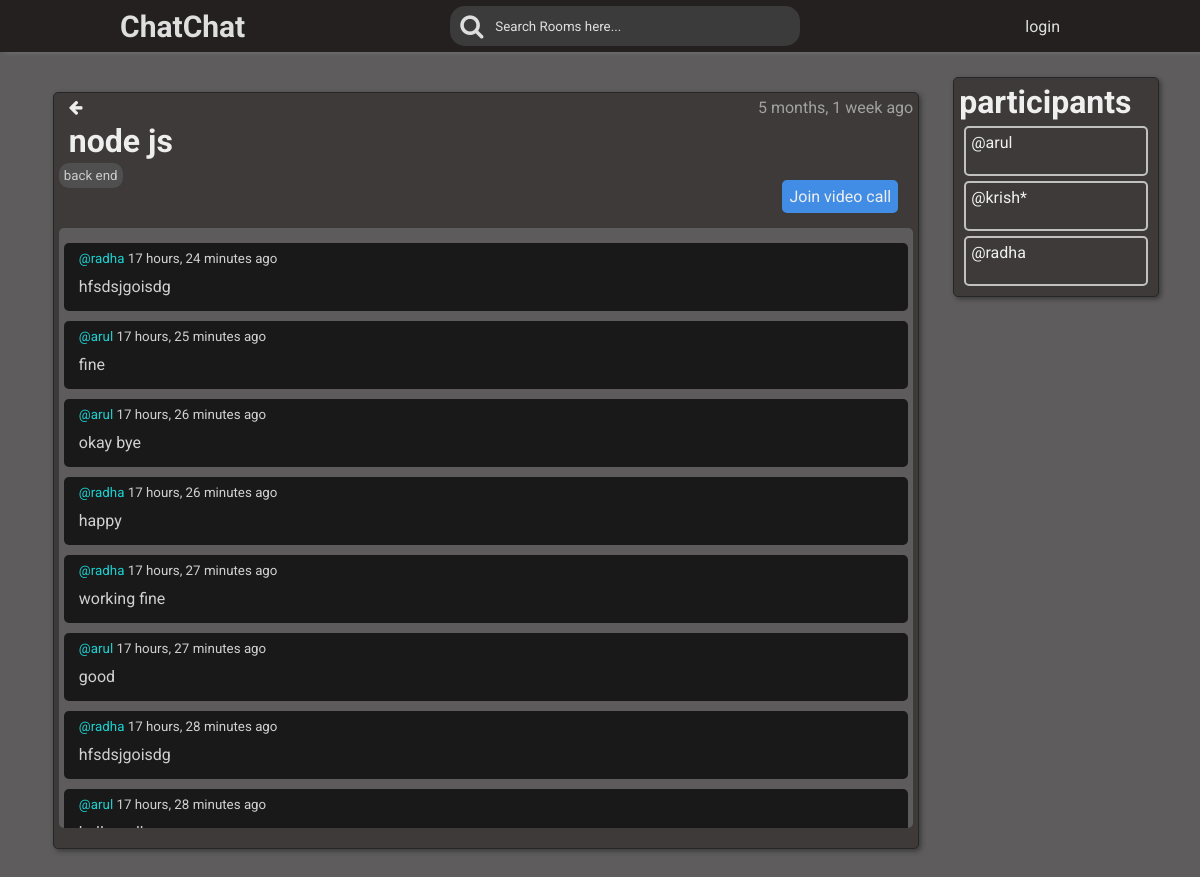
The page /room/23/node js on the database its author committed.
### chat/models.py (models this page shows, shortened)
class Room(models.Model):
    host=models.ForeignKey(User,on_delete=models.SET_NULL,null=True)
    topic=models.ForeignKey(Topic, on_delete=models.CASCADE,null=True)
    name=models.CharField(max_length=200)
    description=models.TextField(null=True,blank=True)
    participants = models.ManyToManyField(
        User, related_name='participants', blank=True)
    updated=models.DateTimeField(auto_now=True)
    created=models.DateTimeField(auto_now_add=True)
    class Meta:
        ordering=['-updated','-created']

class Topic(models.Model):
    name=models.CharField(max_length=200)
    def __str__(self):
        return self.name

class Message(models.Model):
    user=models.ForeignKey(User,on_delete=models.SET_NULL,null=True)
    room=models.ForeignKey(Room,on_delete=models.CASCADE)
    body=models.TextField()
    updated=models.DateTimeField(auto_now=True)
    created=models.DateTimeField(auto_now_add=True)
    class Meta:
        ordering=['-created']

### chat/views.py (the view, shortened to what this page needs)
# urls.py: path('room/<str:pk>/<str:room_name>',views.room,name='room'),
def room(request,pk,room_name):
    room=Room.objects.get(id=int(pk))
    room_messages=room.message_set.all()
    participants = room.participants.all()
    context={"room":room,"room_messages":room_messages,"participants":participants}
    return render(request, 'chat/room.html',context)

### chat/templates/chat/room.html (shortened to what this page needs)
{% extends 'main.html' %}
{% block content %}
<div class="room-section">
<div class="room-box">
    <div class="room-top">
        <span>{{room.created|timesince}} ago</span>
    </div>
    <a href="{% url 'home' %}"> <i class="fa fa-arrow-left back-arrow" aria-hidden="true"></i></a>
    <h1 class="room-heading">{{room.name}}</h1>
    <small class="bottom-topic">{{room.topic}}</small>
    <a href="{% url 'video-call' room.id %}" id="join-video"> Join video call</a>
    <div class="message-container" id="msg-box1">
    {% for room_message in room_messages %}
    <div class="message-box">
    <small><span class="user-name">@{{room_message.user.username}} </span>    {{room_message.created|timesince}} ago </small>
    <p class="message-body">{{room_message.body}}</p>
    </div>
    {% endfor %}
    </div>
</div>
<div class="friends-container">
    <div class="friends-box ">
        <h1>participants</h1>
        {% for user in participants %}
        <div class="private">
        {% if user == room.host %}
            <p><a href="{% url 'personal-chat' request.user.id user.id user.username %}">@{{user.username}}*</a></p>
        {% else %}
            <p><a href="{% url 'personal-chat' request.user.id user.id user.username %}">@{{user.username}}</a></p>
        {% endif %}
        </div>
        {% endfor %}
    </div>
</div>
</div>
{%  endblock %}

### static/style.css (style rules this page uses)
* { margin: 0; padding: 0; box-sizing: border-box; font-family: 'Roboto', sans-serif; }
body { background-color: rgb(94, 92, 92); color: #fff ; }
a { text-decoration: none; color: #fff; }
.private { border: 2px solid #ccc; border-radius: 5px; padding: 5px; height: 50px; margin: 5px; }
.friends-container { width: 95%; margin: 5px auto; }
.friends-box { width: 95%; background: rgb(59, 55, 55); background: linear-gradient(top,rgb(59, 55, 55),rgb(34, 33, 33)); margin: 20px auto; padding: 5px; border-radius: 5px; border: rgb(34, 33, 33) solid 1px; box-shadow: 2px 2px 5px rgb(54, 54, 54); opacity: 0.9; }
.room-box { width: 95%; background-color: rgb(59, 55, 55); margin: 20px auto; padding: 5px; border-radius: 5px; border: rgb(34, 33, 33) solid 1px; box-shadow: 2px 2px 5px rgb(54, 54, 54); opacity: 0.9; }
.room-top { float: right; color: #aaa; }
.room-heading { font-weight: bold; margin: 5px 10px; }
.user-name { margin-left:10px; border-bottom: #aaa; color: aqua; }
.bottom-topic { width: fit-content; background-color: rgb(85, 84, 84); padding: 5px; border-radius: 10px; opacity: 0.8; }
.room-section { width: 95%; margin: auto; display: grid; grid-template-columns: 4fr 1fr; justify-content: space-between; align-items: baseline; }
.message-container { max-height: 600px ; width: 100%; background-color: rgb(94, 92, 92); border-radius: 5px; margin: 15px auto; padding: 5px; overflow-y: scroll; overflow-x: hidden; }
#join-video { margin: 15px; padding: 5px; background-color: rgb(63, 148, 245); border: 2px solid rgb(63, 148, 245); border-radius: 5px; float: right; }
.message-box { max-height: 90px; background-color: #000; opacity: 0.8; border-radius: 5px; margin: 10px auto; padding: 5px; overflow-y: scroll; }
.message-body { margin: 10px; text-align: justify; }
::placeholder { color: #000; }
.back-arrow { margin-left: 10px; }

### rows shown on the page
Room: created "5 months, 1 week", name "node js", topic "back end"
Message: user.username "radha", created "17 hours, 24 minutes", body "hfsdsjgoisdg"
Message: user.username "arul", created "17 hours, 25 minutes", body "fine"
Message: user.username "arul", created "17 hours, 26 minutes", body "okay bye"
Message: user.username "radha", created "17 hours, 26 minutes", body "happy"
Message: user.username "radha", created "17 hours, 27 minutes", body "working fine"
Message: user.username "arul", created "17 hours, 27 minutes", body "good"
Message: user.username "radha", created "17 hours, 28 minutes", body "hfsdsjgoisdg"
Message: user.username "arul", created "17 hours, 28 minutes"

### other values the page prints
{{ user.username }} "arul"
{{ user.username }} "krish"
{{ user.username }} "radha"
